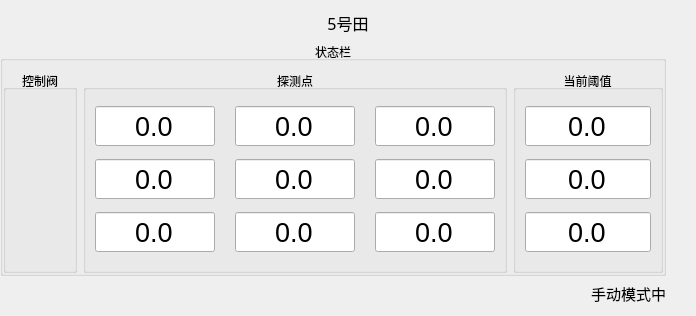
     <widget class="QWidget" name="page_5">
      <layout class="QGridLayout" name="gridLayout_6">
       <property name="leftMargin">
        <number>0</number>
       </property>
       <property name="rightMargin">
        <number>0</number>
       </property>
       <property name="horizontalSpacing">
        <number>30</number>
       </property>
       <property name="verticalSpacing">
        <number>6</number>
       </property>
       <item row="0" column="0" colspan="2">
        <widget class="QLabel" name="label_5">
         <property name="maximumSize">
          <size>
           <width>16777215</width>
           <height>30</height>
          </size>
         </property>
         <property name="font">
          <font>
           <family>黑体</family>
           <pointsize>12</pointsize>
          </font>
         </property>
         <property name="text">
          <string>5号田</string>
         </property>
         <property name="alignment">
          <set>Qt::AlignCenter</set>
         </property>
        </widget>
       </item>
       <item row="1" column="0">
        <widget class="QGroupBox" name="groupBox_10">
         <property name="title">
          <string>状态栏</string>
         </property>
         <property name="alignment">
          <set>Qt::AlignCenter</set>
         </property>
         <layout class="QGridLayout" name="gridLayout_10">
          <property name="leftMargin">
           <number>0</number>
          </property>
          <property name="rightMargin">
           <number>0</number>
          </property>
          <property name="bottomMargin">
           <number>0</number>
          </property>
          <property name="horizontalSpacing">
           <number>6</number>
          </property>
          <item row="0" column="1">
           <widget class="QGroupBox" name="groupBox_13">
            <property name="title">
             <string>探测点</string>
            </property>
            <property name="alignment">
             <set>Qt::AlignCenter</set>
            </property>
            <layout class="QGridLayout" name="gridLayout_7">
             <property name="horizontalSpacing">
              <number>20</number>
             </property>
             <item row="0" column="0">
              <widget class="QLineEdit" name="lineEdit_five_1">
               <property name="minimumSize">
                <size>
                 <width>0</width>
                 <height>40</height>
                </size>
               </property>
               <property name="maximumSize">
                <size>
                 <width>120</width>
                 <height>16777215</height>
                </size>
               </property>
               <property name="font">
                <font>
                 <family>Arial</family>
                 <pointsize>20</pointsize>
                </font>
               </property>
               <property name="text">
                <string>0.0</string>
               </property>
               <property name="alignment">
                <set>Qt::AlignCenter</set>
               </property>
               <property name="readOnly">
                <bool>true</bool>
               </property>
               <property name="placeholderText">
                <string/>
               </property>
              </widget>
             </item>
             <item row="0" column="1">
              <widget class="QLineEdit" name="lineEdit_five_2">
               <property name="minimumSize">
                <size>
                 <width>0</width>
                 <height>40</height>
                </size>
               </property>
               <property name="maximumSize">
                <size>
                 <width>120</width>
                 <height>16777215</height>
                </size>
               </property>
               <property name="font">
                <font>
                 <family>Arial</family>
                 <pointsize>20</pointsize>
                </font>
               </property>
               <property name="text">
                <string>0.0</string>
               </property>
               <property name="alignment">
                <set>Qt::AlignCenter</set>
               </property>
               <property name="readOnly">
                <bool>true</bool>
               </property>
               <property name="placeholderText">
                <string/>
               </property>
              </widget>
             </item>
             <item row="0" column="2">
              <widget class="QLineEdit" name="lineEdit_five_3">
               <property name="minimumSize">
                <size>
                 <width>0</width>
                 <height>40</height>
                </size>
               </property>
               <property name="maximumSize">
                <size>
                 <width>120</width>
                 <height>16777215</height>
                </size>
               </property>
               <property name="font">
                <font>
                 <family>Arial</family>
                 <pointsize>20</pointsize>
                </font>
               </property>
               <property name="text">
                <string>0.0</string>
               </property>
               <property name="alignment">
                <set>Qt::AlignCenter</set>
               </property>
               <property name="readOnly">
                <bool>true</bool>
               </property>
               <property name="placeholderText">
                <string/>
               </property>
              </widget>
             </item>
             <item row="1" column="0">
              <widget class="QLineEdit" name="lineEdit_five_4">
               <property name="minimumSize">
                <size>
                 <width>0</width>
                 <height>40</height>
                </size>
               </property>
               <property name="maximumSize">
                <size>
                 <width>120</width>
                 <height>16777215</height>
                </size>
               </property>
               <property name="font">
                <font>
                 <family>Arial</family>
                 <pointsize>20</pointsize>
                </font>
               </property>
               <property name="text">
                <string>0.0</string>
               </property>
               <property name="alignment">
                <set>Qt::AlignCenter</set>
               </property>
               <property name="readOnly">
                <bool>true</bool>
               </property>
               <property name="placeholderText">
                <string/>
               </property>
              </widget>
             </item>
             <item row="1" column="1">
              <widget class="QLineEdit" name="lineEdit_five_5">
               <property name="minimumSize">
                <size>
                 <width>0</width>
                 <height>40</height>
                </size>
               </property>
               <property name="maximumSize">
                <size>
                 <width>120</width>
                 <height>16777215</height>
                </size>
               </property>
               <property name="font">
                <font>
                 <family>Arial</family>
                 <pointsize>20</pointsize>
                </font>
               </property>
               <property name="text">
                <string>0.0</string>
               </property>
               <property name="alignment">
                <set>Qt::AlignCenter</set>
               </property>
               <property name="readOnly">
                <bool>true</bool>
               </property>
               <property name="placeholderText">
                <string/>
               </property>
              </widget>
             </item>
             <item row="1" column="2">
              <widget class="QLineEdit" name="lineEdit_five_6">
               <property name="minimumSize">
                <size>
                 <width>0</width>
                 <height>40</height>
                </size>
               </property>
               <property name="maximumSize">
                <size>
                 <width>120</width>
                 <height>16777215</height>
                </size>
               </property>
               <property name="font">
                <font>
                 <family>Arial</family>
                 <pointsize>20</pointsize>
                </font>
               </property>
               <property name="text">
                <string>0.0</string>
               </property>
               <property name="alignment">
                <set>Qt::AlignCenter</set>
               </property>
               <property name="readOnly">
                <bool>true</bool>
               </property>
               <property name="placeholderText">
                <string/>
               </property>
              </widget>
             </item>
             <item row="2" column="0">
              <widget class="QLineEdit" name="lineEdit_five_7">
               <property name="minimumSize">
                <size>
                 <width>0</width>
                 <height>40</height>
                </size>
               </property>
               <property name="maximumSize">
                <size>
                 <width>120</width>
                 <height>16777215</height>
                </size>
               </property>
               <property name="font">
                <font>
                 <family>Arial</family>
                 <pointsize>20</pointsize>
                </font>
               </property>
               <property name="text">
                <string>0.0</string>
               </property>
               <property name="alignment">
                <set>Qt::AlignCenter</set>
               </property>
               <property name="readOnly">
                <bool>true</bool>
               </property>
               <property name="placeholderText">
                <string/>
               </property>
              </widget>
             </item>
             <item row="2" column="1">
              <widget class="QLineEdit" name="lineEdit_five_8">
               <property name="minimumSize">
                <size>
                 <width>0</width>
                 <height>40</height>
                </size>
               </property>
               <property name="maximumSize">
                <size>
                 <width>120</width>
                 <height>16777215</height>
                </size>
               </property>
               <property name="font">
                <font>
                 <family>Arial</family>
                 <pointsize>20</pointsize>
                </font>
               </property>
               <property name="text">
                <string>0.0</string>
               </property>
               <property name="alignment">
                <set>Qt::AlignCenter</set>
               </property>
               <property name="readOnly">
                <bool>true</bool>
               </property>
               <property name="placeholderText">
                <string/>
               </property>
              </widget>
             </item>
             <item row="2" column="2">
              <widget class="QLineEdit" name="lineEdit_five_9">
               <property name="minimumSize">
                <size>
                 <width>0</width>
                 <height>40</height>
                </size>
               </property>
               <property name="maximumSize">
                <size>
                 <width>120</width>
                 <height>16777215</height>
                </size>
               </property>
               <property name="font">
                <font>
                 <family>Arial</family>
                 <pointsize>20</pointsize>
                </font>
               </property>
               <property name="text">
                <string>0.0</string>
               </property>
               <property name="alignment">
                <set>Qt::AlignCenter</set>
               </property>
               <property name="readOnly">
                <bool>true</bool>
               </property>
               <property name="placeholderText">
                <string/>
               </property>
              </widget>
             </item>
            </layout>
           </widget>
          </item>
          <item row="0" column="0">
           <widget class="QGroupBox" name="groupBox_12">
            <property name="title">
             <string>控制阀</string>
            </property>
            <property name="alignment">
             <set>Qt::AlignCenter</set>
            </property>
            <layout class="QGridLayout" name="gridLayout_8">
             <item row="0" column="0">
              <widget class="QLabel" name="label_farmfive_LED1">
               <property name="minimumSize">
                <size>
                 <width>50</width>
                 <height>50</height>
                </size>
               </property>
               <property name="maximumSize">
                <size>
                 <width>60</width>
                 <height>60</height>
                </size>
               </property>
               <property name="text">
                <string/>
               </property>
               <property name="pixmap">
                <pixmap resource="pic.qrc">:/source/pic/light_off.gif</pixmap>
               </property>
               <property name="scaledContents">
                <bool>true</bool>
               </property>
              </widget>
             </item>
             <item row="1" column="0">
              <widget class="QLabel" name="label_farmfive_LED2">
               <property name="minimumSize">
                <size>
                 <width>50</width>
                 <height>50</height>
                </size>
               </property>
               <property name="maximumSize">
                <size>
                 <width>60</width>
                 <height>60</height>
                </size>
               </property>
               <property name="text">
                <string/>
               </property>
               <property name="pixmap">
                <pixmap resource="pic.qrc">:/source/pic/light_off.gif</pixmap>
               </property>
               <property name="scaledContents">
                <bool>true</bool>
               </property>
              </widget>
             </item>
             <item row="2" column="0">
              <widget class="QLabel" name="label_farmfive_LED3">
               <property name="minimumSize">
                <size>
                 <width>50</width>
                 <height>50</height>
                </size>
               </property>
               <property name="maximumSize">
                <size>
                 <width>60</width>
                 <height>60</height>
                </size>
               </property>
               <property name="text">
                <string/>
               </property>
               <property name="pixmap">
                <pixmap resource="pic.qrc">:/source/pic/light_off.gif</pixmap>
               </property>
               <property name="scaledContents">
                <bool>true</bool>
               </property>
              </widget>
             </item>
            </layout>
           </widget>
          </item>
          <item row="0" column="2">
           <widget class="QGroupBox" name="groupBox">
            <property name="maximumSize">
             <size>
              <width>150</width>
              <height>16777215</height>
             </size>
            </property>
            <property name="title">
             <string>当前阈值</string>
            </property>
            <property name="alignment">
             <set>Qt::AlignCenter</set>
            </property>
            <layout class="QGridLayout" name="gridLayout_12">
             <property name="horizontalSpacing">
              <number>20</number>
             </property>
             <item row="2" column="0">
              <widget class="QLineEdit" name="lineEdit_five_set_1">
               <property name="minimumSize">
                <size>
                 <width>70</width>
                 <height>40</height>
                </size>
               </property>
               <property name="font">
                <font>
                 <family>Arial</family>
                 <pointsize>20</pointsize>
                 <weight>50</weight>
                 <bold>false</bold>
                </font>
               </property>
               <property name="text">
                <string>0.0</string>
               </property>
               <property name="alignment">
                <set>Qt::AlignCenter</set>
               </property>
              </widget>
             </item>
             <item row="3" column="0">
              <widget class="QLineEdit" name="lineEdit_five_set_2">
               <property name="minimumSize">
                <size>
                 <width>70</width>
                 <height>40</height>
                </size>
               </property>
               <property name="font">
                <font>
                 <family>Arial</family>
                 <pointsize>20</pointsize>
                 <weight>50</weight>
                 <bold>false</bold>
                </font>
               </property>
               <property name="text">
                <string>0.0</string>
               </property>
               <property name="alignment">
                <set>Qt::AlignCenter</set>
               </property>
              </widget>
             </item>
             <item row="4" column="0">
              <widget class="QLineEdit" name="lineEdit_five_set_3">
               <property name="minimumSize">
                <size>
                 <width>70</width>
                 <height>40</height>
                </size>
               </property>
               <property name="font">
                <font>
                 <family>Arial</family>
                 <pointsize>20</pointsize>
                 <weight>50</weight>
                 <bold>false</bold>
                </font>
               </property>
               <property name="text">
                <string>0.0</string>
               </property>
               <property name="alignment">
                <set>Qt::AlignCenter</set>
               </property>
              </widget>
             </item>
            </layout>
           </widget>
          </item>
         </layout>
        </widget>
       </item>
       <item row="2" column="0">
        <widget class="QLabel" name="label_Auto_5">
         <property name="maximumSize">
          <size>
           <width>16777215</width>
           <height>30</height>
          </size>
         </property>
         <property name="font">
          <font>
           <family>Arial</family>
           <pointsize>11</pointsize>
           <weight>50</weight>
           <bold>false</bold>
          </font>
         </property>
         <property name="styleSheet">
          <string notr="true"/>
         </property>
         <property name="text">
          <string>手动模式中</string>
         </property>
         <property name="alignment">
          <set>Qt::AlignRight|Qt::AlignTrailing|Qt::AlignVCenter</set>
         </property>
        </widget>
       </item>
      </layout>
     </widget>
